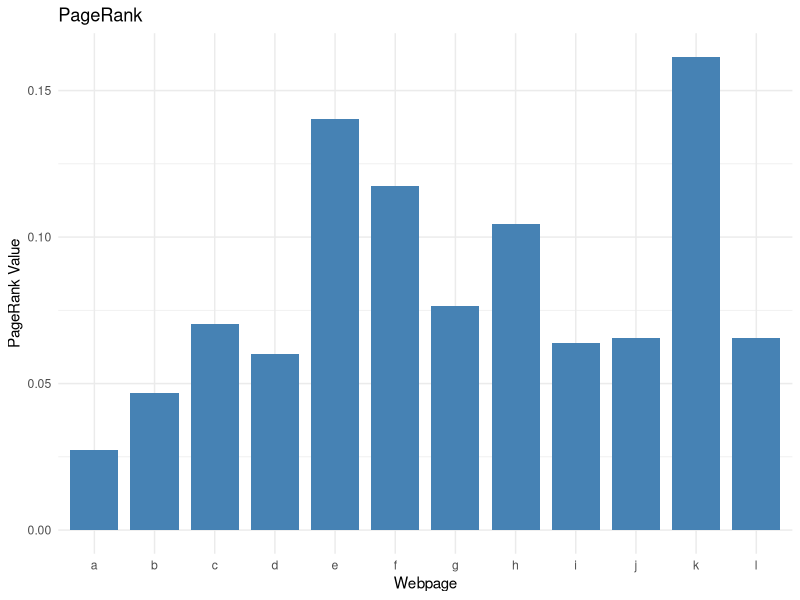
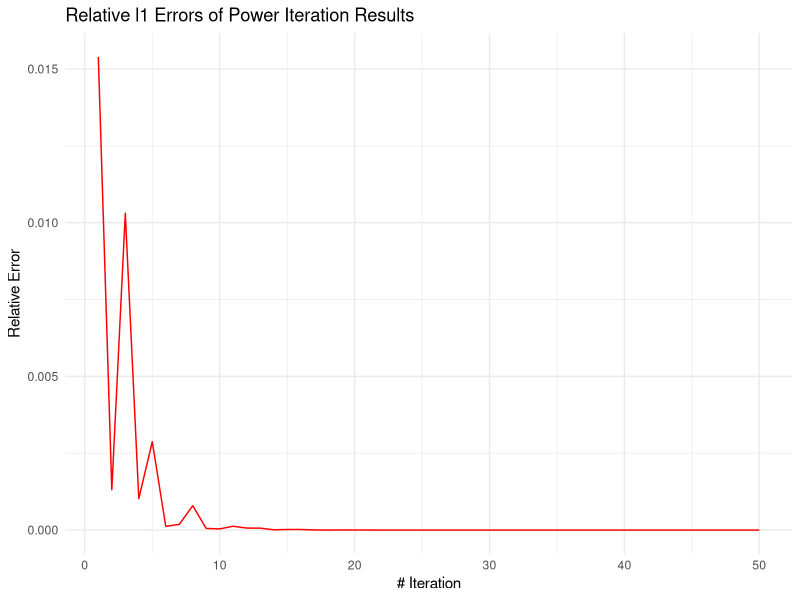

Here is the R script that generated these plots, in order:
library(MASS)
library(ggplot2)

# Creating hyperlink matrix
G = t(fractions(matrix(c(0, 0, 0, 1/2, 0, 0, 0, 1/2, 0, 0, 0, 0,
                       1/3, 0, 0, 1/3, 1/3, 0, 0, 0, 0, 0, 0, 0,
                       0, 1/2, 0, 0, 1/2, 0, 0, 0, 0, 0, 0, 0,
                       0, 0, 0, 0, 0, 0, 0, 1, 0, 0, 0, 0,
                       0, 0, 0, 0, 0, 0, 0, 0, 0, 0, 0, 0,
                       0, 0, 1/2, 0, 1/2, 0, 0, 0, 0, 0, 0, 0,
                       0, 0, 0, 1/4, 1/4, 1/4, 0, 1/4, 0, 0, 0, 0,
                       0, 0, 0, 0, 0, 0, 0, 0, 1/2, 0, 1/2, 0,
                       0, 0, 0, 0, 0, 0, 1/2, 0, 0, 0, 1/2, 0,
                       0, 0, 0, 0, 0, 1/2, 1/2, 0, 0, 0, 0, 0,
                       0, 0, 0, 0, 0, 1/3, 0, 0, 0, 1/3, 0, 1/3,
                       0, 0, 0, 0, 0, 0, 0, 0, 0, 0, 1, 0),
                       nrow = 12, ncol = 12)))

# Eigenvalue Decomposition
ev1 = eigen(t(G))
evalue1 = ev1$values[1] # Choosing largest eigenvalue
evector1 = ev1$vectors[,1] # Eigenvector corresponding to largest eigenvalue

# Adding artificial links to dangling node
Gnew = G
Gnew[5,] = rep(1/12, 12)
ev2 = eigen(t(Gnew)) # Eigenvalue decomposition of new G matrix
evalue2 = ev2$values[1]
evector2 = ev2$vectors[,1]

# Normalizing eigenvector
evector2n = evector2/sum(evector2)

# Ordering eigenvector
ranks = data.frame(webpage = letters[1:12], pagerank = Re(evector2n))
ranks_sorted = ranks[order(ranks$pagerank, decreasing = TRUE),]
ranks_plot = ggplot(data = ranks, aes(x = webpage, y = pagerank)) +
                geom_bar(stat = "identity", fill = "steelblue", width = 0.8) +
                labs(title = "PageRank", 
                     x = "Webpage",
                     y = "PageRank Value") +
                theme_minimal()
ranks_plot

# Power Iteration
powermethod = function(A, k){
  # function that returns largest eigenvalue and eigenvector of matrix A
  # given k iterations
  v = rep(1/nrow(A), nrow(A)) # initialize vector
  for(i in 1:k){
    w = A %*% v
    v = w/norm(w, type = c("1"))
    lambda = t(v) %*% A %*% v
  }
  return(list(eigenvalue = lambda, eigenvector = v))
}

# Iterating through different k's
ret = c()
error = c()
abs = norm(as.matrix(Re(evector2n)), type = "2") # used for calculating errors of iterated eigenvector norms
for(k in 1:50){
  ev_power = powermethod(t(Gnew), k)
  ret = c(ret, ev_power$eigenvalue)
  l2 = norm(ev_power$eigenvector, type = "2")
  error = c(error, abs - l2)
}
power_df = data.frame(iteration = c(1:50), eigenvalue = ret, error = error) # converges at 28 iterations
evector_power = powermethod(t(Gnew), 28)$eigenvector # should be equivalent to evector2n

# Plot of l2 errors of power iteration results
error_plot = ggplot(data = power_df, aes(x = iteration, y = abs(error))) +
                geom_line(col = "red") +
                labs(title = "Relative l1 Errors of Power Iteration Results",
                     x = "# Iteration",
                     y = "Relative Error") +
                theme_minimal()
error_plot

# Part 9
alpha <- 0.85
n <- nrow(G)
E <- matrix(1/n, n, n)
G_tilde <- alpha * G + (1 - alpha) * E

# Part 10
ev3 <- eigen(t(G_tilde))
evalue3 <- ev3$values[1]
evector3 <- abs(ev3$vectors[,1])

# Part 11
rankings_comparison <- data.frame(
  webpage = letters[1:12],
  pagerank_G = Re(evector2n),
  pagerank_G_tilde = evector3 / sum(evector3)
)

# Sort pagerank
rankings_comparison_sorted <- rankings_comparison[order(rankings_comparison$pagerank_G_tilde, decreasing = TRUE),]
print(rankings_comparison_sorted)

# Part 12
keywords <- c("Ash", "Butternut", "Cherry", "Elm", "Katsura", "Magnolia", "Teak", "Ginkgo", 
              "Fir", "Hickory", "Pine", "Willow", "Redwood", "Sassafras", "Oak", "Spruce", 
              "Aspen")

# List of keywords for each webpage
webpages <- list(
  A = c("Ash", "Butternut", "Cherry", "Elm", "Katsura", "Magnolia", "Teak", "Ginkgo"),
  B = c("Butternut", "Fir", "Hickory", "Magnolia", "Pine", "Willow", "Redwood", "Sassafras"),
  C = c("Ash", "Elm", "Hickory", "Katsura", "Oak", "Ginkgo", "Redwood"),
  D = c("Butternut", "Cherry", "Fir", "Spruce", "Teak", "Aspen", "Sassafras"),
  E = c("Cherry", "Hickory", "Oak", "Pine", "Willow", "Redwood"),
  f = c("Ash", "Fir", "Magnolia", "Spruce", "Ginkgo", "Redwood", "Aspen", "Sassafras"),
  G = c("Ash", "Butternut", "Oak", "Spruce", "Ginkgo", "Redwood"),
  H = c("Ash", "Cherry", "Hickory", "Willow", "Redwood", "Aspen"),
  I = c("Elm", "Fir", "Katsura", "Magnolia", "Pine", "Spruce", "Sassafras"),
  J = c("Magnolia", "Oak", "Willow", "Redwood", "Aspen", "Sassafras"),
  K = c("Cherry", "Elm", "Fir", "Hickory", "Teak", "Ginkgo", "Redwood", "Sassafras"),
  L = c("Butternut", "Elm", "Katsura", "Oak", "Pine", "Spruce", "Teak", "Ginkgo", "Aspen", "Sassafras")
)

# term-document matrix
D <- matrix(0, nrow = length(keywords), ncol = length(webpages))
rownames(D) <- keywords
colnames(D) <- names(webpages)

# Fill
for (j in seq_along(webpages)) {
  for (keyword in webpages[[j]]) {
    D[keyword, j] <- 1
  }
}

print(D)

# Part 13 and Part 14 and Part 15 for each user query

# 1 "Ash"
q_ash <- rep(0, length(keywords))
names(q_ash) <- keywords
q_ash["Ash"] <- 1
d_ash <- t(q_ash) %*% D
d_ash_df <- data.frame(webpage = colnames(D), score = as.numeric(d_ash))
d_ash_df_sorted <- d_ash_df[order(-d_ash_df$score),]

# 2 "Fir" OR "Hickory"
q_fir_hickory <- rep(0, length(keywords))
names(q_fir_hickory) <- keywords
q_fir_hickory[c("Fir", "Hickory")] <- 1
d_fir_hickory <- t(q_fir_hickory) %*% D
d_fir_hickory_df <- data.frame(webpage = colnames(D), score = as.numeric(d_fir_hickory))
d_fir_hickory_df_sorted <- d_fir_hickory_df[order(-d_fir_hickory_df$score),]

# 3"Katsura" AND "Oak"
q_katsura_oak <- rep(0, length(keywords))
names(q_katsura_oak) <- keywords
q_katsura_oak[c("Katsura", "Oak")] <- 1
d_katsura_oak <- t(q_katsura_oak) %*% D
d_katsura_oak_df <- data.frame(webpage = colnames(D), score = as.numeric(d_katsura_oak))
# Ensure both keywords are present by checking if the webpage contains both "Katsura" and "Oak"
webpages_with_both <- apply(D[c("Katsura", "Oak"), ] == 1, 2, all)
d_katsura_oak_df_filtered <- d_katsura_oak_df[webpages_with_both, ]
d_katsura_oak_df_sorted <- d_katsura_oak_df_filtered[order(-d_katsura_oak_df_filtered$score),]

# 4 "Aspen" and not "Sassafras"
q_aspen_not_sassafras <- rep(0, length(keywords))
names(q_aspen_not_sassafras) <- keywords
q_aspen_not_sassafras["Aspen"] <- 1
d_aspen_not_sassafras <- t(q_aspen_not_sassafras) %*% D
d_aspen_not_sassafras_df <- data.frame(webpage = colnames(D), score = as.numeric(d_aspen_not_sassafras))
# Exclude webpages containing "Sassafras"
webpages_without_sassafras <- D["Sassafras", ] == 0
d_aspen_not_sassafras_df_filtered <- d_aspen_not_sassafras_df[webpages_without_sassafras, ]
d_aspen_not_sassafras_df_sorted <- d_aspen_not_sassafras_df_filtered[order(-d_aspen_not_sassafras_df_filtered$score),]

# Display results
list(
  ash = d_ash_df_sorted,
  fir_or_hickory = d_fir_hickory_df_sorted,
  katsura_and_oak = d_katsura_oak_df_sorted,
  aspen_not_sassafras = d_aspen_not_sassafras_df_sorted
)





